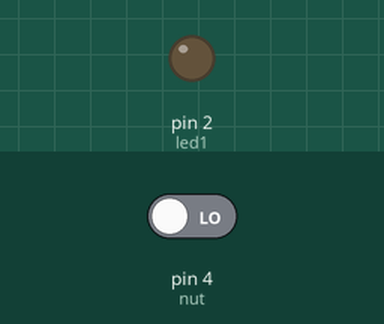
Recording of a program running on a simulated Arduino Uno, built with avr-gcc and run on an emulated ATmega328P. On the bench: output pins drawn as LEDs (lit = HIGH). Inputs (shaded band) come from the test bench; at power-on: pin 4 (nut) LOW.

Above: at 1.2 s.
1.3 s: pin 4 (nut) driven HIGH
At 2.5 s:
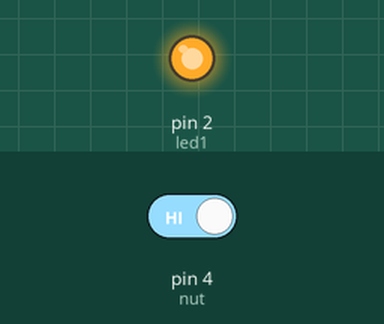
Timing chart, 0 to 4.3 s (numbered marks = the images above; inputs shaded):
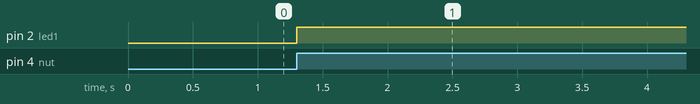

The program:

main.cpp
```cpp
#include <Arduino.h>
#define led1 2
#define nut 4
bool state = 0, en = 0;
void setup()
{
  // initialize digital pin LED_BUILTIN as an output.
  pinMode(led1, OUTPUT);
  pinMode(nut, INPUT);
}

// the loop function runs over and over again forever
void loop()
{
  if (digitalRead(nut) == 1 && state == 0 && en == 1)
  {
    Serial.println(digitalRead(nut));
    digitalWrite(led1, 1);
    state = 1;
    en = 0;
  }
  else if (digitalRead(nut) == 1 && state == 1 && en == 1)
  {
    digitalWrite(led1, 0);
    state = 0;
    en = 0;
  }
  if (digitalRead(nut) == 0)
  {
    en = 1;
  }
  delay(100); // wait for a second
}
```

Measured:
- after the input at 1.3 s, pin 2 (led1): LOW → HIGH at once
